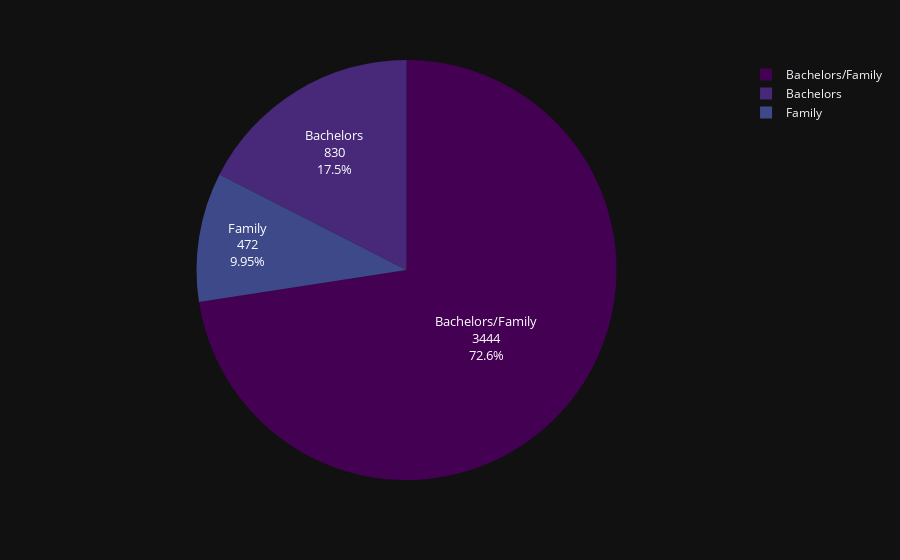
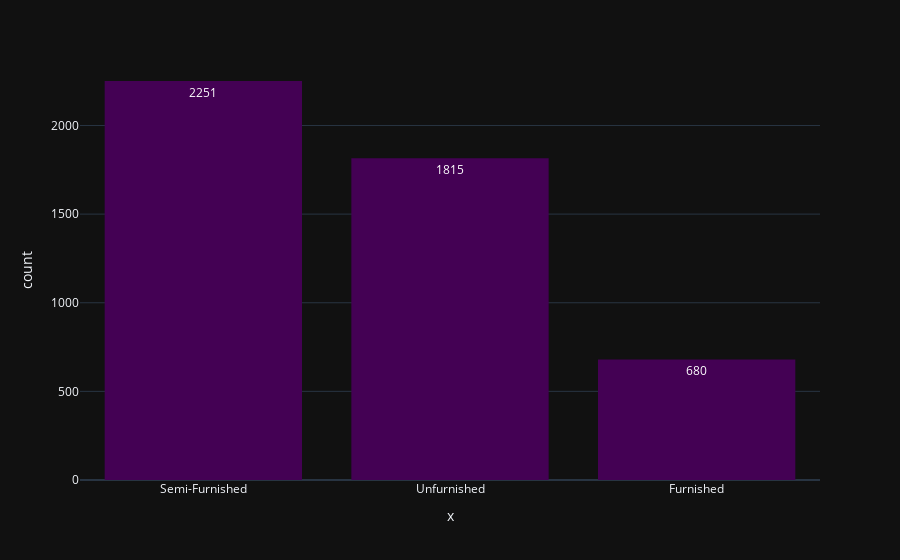

The code cell stored with these charts, in order, in its notebook:
### Code cell
get_pie(df,'Tenant Preferred')
get_histogram(df,'Furnishing Status')

### Figure 1 — Plotly figure (JSON) as saved in the notebook; plotly's stock layout.template omitted (floating-point values rounded to 4 significant figures)
{"data": [{"domain": {"x": [0, 1], "y": [0, 1]}, "hovertemplate": "label=%{label}<br>value=%{value}<extra></extra>", "labels": ["Bachelors/Family", "Bachelors", "Family"], "legendgroup": "", "name": "", "showlegend": true, "textfont": {"size": 13}, "textinfo": "label+percent+value", "type": "pie", "values": [3444, 830, 472]}], "layout": {"legend": {"tracegroupgap": 0}, "margin": {"t": 60}, "piecolorway": ["#440154", "#482878", "#3e4989", "#31688e", "#26828e", "#1f9e89", "#35b779", "#6ece58", "#b5de2b", "#fde725"]}}

### Figure 2 — Plotly figure (JSON) as saved in the notebook; plotly's stock layout.template omitted (floating-point values rounded to 4 significant figures; data arrays with more than 128 entries replaced by an {"elided": "..."} marker saying what was removed)
{"data": [{"alignmentgroup": "True", "bingroup": "x", "hovertemplate": "x=%{x}<br>count=%{y}<extra></extra>", "legendgroup": "", "marker": {"color": "#440154", "pattern": {"shape": ""}}, "name": "", "offsetgroup": "", "orientation": "v", "showlegend": false, "texttemplate": "%{value}", "type": "histogram", "x": {"elided": "4746 str values"}, "xaxis": "x", "yaxis": "y"}], "layout": {"barmode": "relative", "legend": {"tracegroupgap": 0}, "margin": {"t": 60}, "xaxis": {"anchor": "y", "categoryorder": "total descending", "domain": [0, 1], "title": {"text": "x"}}, "yaxis": {"anchor": "x", "domain": [0, 1], "title": {"text": "count"}}}}
